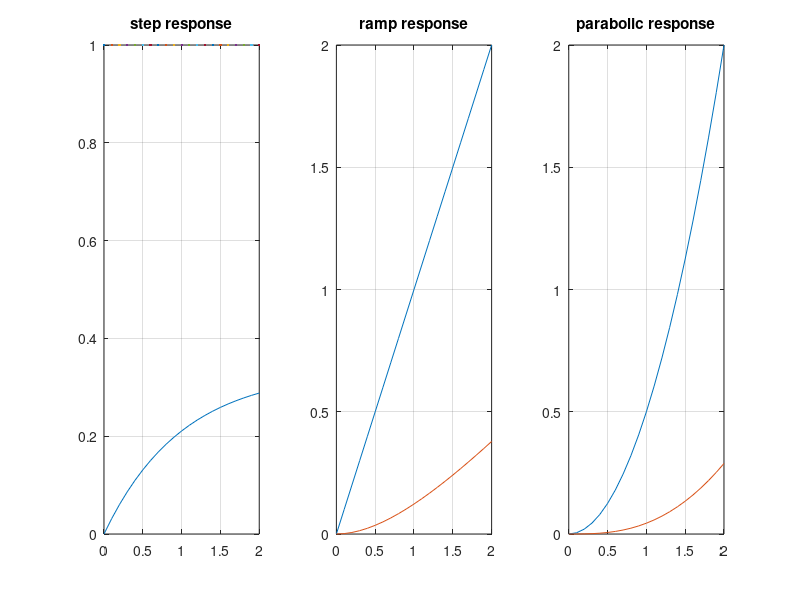

Reproduce this figure in MATLAB.
% G(s)=1/(3s+2), 1st order system
 
pkg load control
 
n=[1];
d=[3 2];
t=0:0.1:2;
rstep=1;
rramp=t;
rparab=(t.^2)/2;
sys=tf(n,d);
sys=feedback(sys,1,-1); % closed loop trans function H(s)=1

% for response
ystep=step(sys,t);
yramp=lsim(sys,rramp,t);
yparab=lsim(sys,rparab,t);

%plots mapping
subplot(1,3,1), plot(t, rstep, t ,ystep);
title('step response');
grid on;
subplot(1,3,2), plot(t, rramp, t ,yramp);
title('ramp response');
grid on;
subplot(1,3,3), plot(t, rparab, t ,yparab);
title('parabolic response');
grid on;
